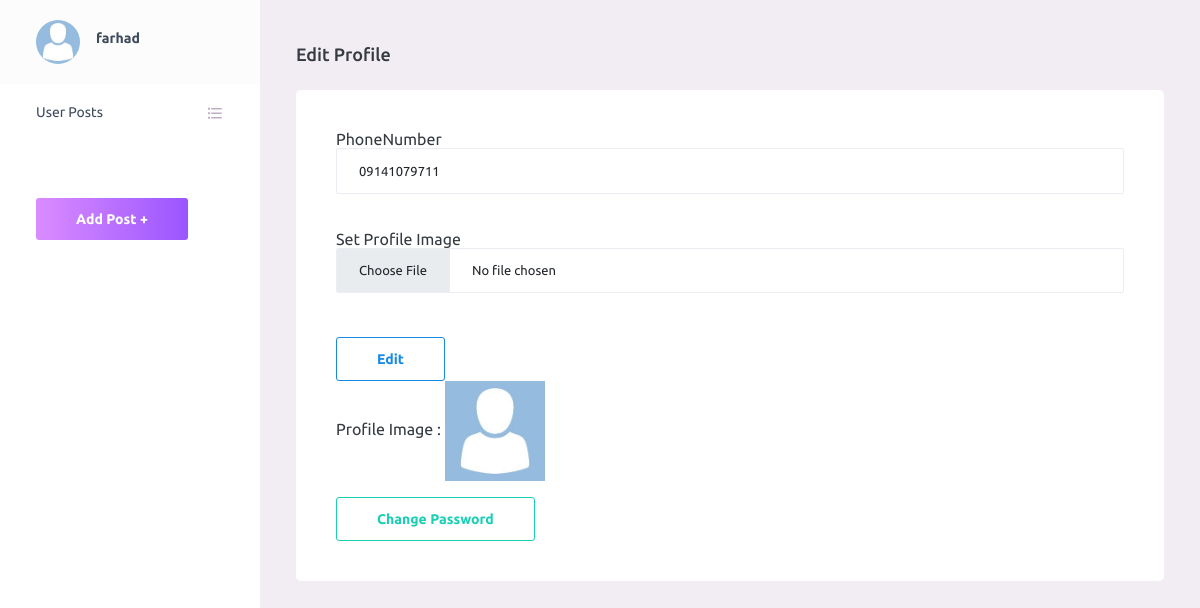
The app's page /accounts/profile/1/ (signed in), older data.
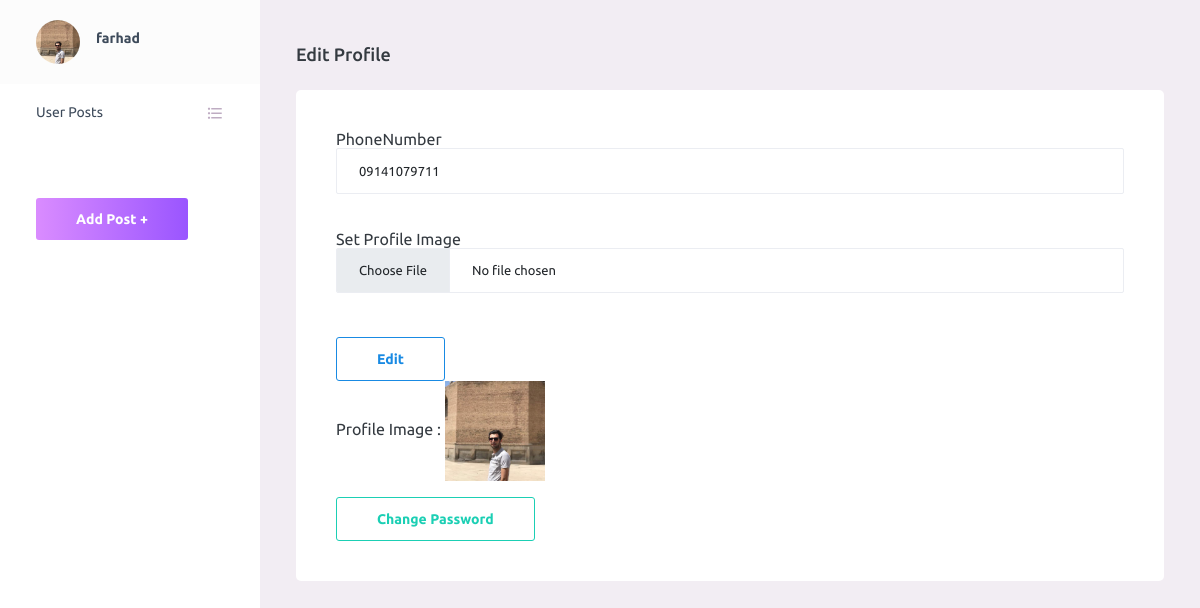
The same page, newer data.
### accounts/models.py (models this page shows, shortened)
class Profile(models.Model):
    user = models.OneToOneField(User,on_delete=models.CASCADE,related_name='profile')
    phone_number = models.CharField(blank=True,max_length=13)
    image=models.ImageField(upload_to='profile/images',null=True,blank=True)

### accounts/views.py (the view, shortened to what this page needs)
# urls.py: path('profile/<int:pk>/',UpdateProfile.as_view(),name='upateprofile'),
class UpdateProfile(AllowUserMixin,UpdateView):
    allowed_user = ['is_authenticated','is_superuser']
    template_name = 'accounts/updateprofile.html'
    form_class = UpdateProfileForm
    model = Profile
    def get_context_data(self, **kwargs):
       id=self.kwargs['pk']
       context= super(UpdateProfile, self).get_context_data()
       context['profile']=Profile.objects.filter(id=id).first()
       return  context

### accounts/forms.py
class UpdateProfileForm(forms.ModelForm):
    def __init__(self,*args,**kwargs):
        super(UpdateProfileForm, self).__init__(*args,**kwargs)
        self.fields['phone_number'].label='PhoneNumber'
        self.fields['image'].label='Set Profile Image'
    class Meta:
        model=Profile
        fields=('phone_number','image')
        widgets={
        'phone_number':forms.TextInput(attrs={'class':'form-control'}),
        'image':forms.FileInput(attrs={'class':'form-control'}),
      }

### accounts/mixins.py (called while the page is built)
    def dispatch(self,request,*args,**kwargs):
        user=[]
        if request.user.is_anonymous:
            user.append("is_anonymous")
        elif request.user.is_superuser:
            user.append("is_superuser")
        elif request.user.is_authenticated:
            user.append("is_authenticated")
        if user[0] not in self.allowed_user:
            messages.error(request, 'you should be  first login !', 'warning')
            return redirect(reverse_lazy('accounts:login'))
        else:
            return super().dispatch(request, *args, **kwargs)

### accounts/templates/accounts/updateprofile.html (shortened to what this page needs)
{% extends 'include/admin template/base.html' %}
{% load crispy_forms_tags %}
{% block content %}
      <div class="container-fluid page-body-wrapper">
        <nav class="sidebar sidebar-offcanvas" id="sidebar">
          <ul class="nav">
            <li class="nav-item nav-profile">
              <a href="#" class="nav-link">
                <div class="nav-profile-image">
                    {% if profile.image %}
                  <img src="{{ profile.image.url }}" alt="profile">
                    {% else %}
                 <img src="/static/assets/images/profile/avatar.jpg" width="50px" height="50px">
                {% endif %}
                </div>
                <div class="nav-profile-text d-flex flex-column">
                  <span class="font-weight-bold mb-2">{{ profile.user.username }}</span>
                </div>
              </a>
            </li>
            <li class="nav-item">
              <a class="nav-link" href="{% url 'blog:user_post' %}">
                <span class="menu-title">User Posts</span>
                <i class="mdi mdi-format-list-bulleted menu-icon"></i>
              </a>
            </li>
            <li class="nav-item sidebar-actions">
              <span class="nav-link">
                <a class="btn  btn-gradient-primary mt-4" href="{%  url 'blog:create_post' %}">Add Post +</a>
              </span>
            </li>
          </ul>
        </nav>
             <div class="main-panel">
          <div class="content-wrapper">
            <div class="page-header">
              <h3 class="page-title">Edit Profile </h3>
            </div>
            <div class="row">
              <div class="col-12">
                <div class="card">
                  <div class="card-body">
                      <div class="row">
                          <div class="col-md-12">
                              <form method="post" enctype="multipart/form-data">
                                  {{ form.phone_number.label }}
                                  <br>
                                  {{ form.phone_number }}
                                  <br><br>
                                  {{ form.image.label }}
                                  <br>
                                  {{ form.image }}
                                  <br><br>
                                   <input type="submit" value="Edit" class="btn btn-outline-info mt-2">
                              </form>
                          </div>
                          {% if profile.image %}
                              <div class="col-md-12" >
                                    Profile Image : <img src="{{ profile.image.url }}" height="100px" width="100px">
                              </div>
                           {% else %}
                              <div class="col-md-12" >
                                    Profile Image :   <img src="/static/assets/images/profile/avatar.jpg" width="100px" height="100px">
                              </div>
                          {% endif %}
                          <div class="col-md-4 mt-3">
                              <a href="{% url 'accounts:passwordchange' %}" class="btn btn-outline-success">Change Password</a>
                          </div>
                      </div>
                  </div>
                </div>
              </div>
            </div>
          </div>
        </div>
        </div>
{% endblock %}

Row changes from the older to the newer data that the page shows:
changed Profile "farhad": image: picture added
